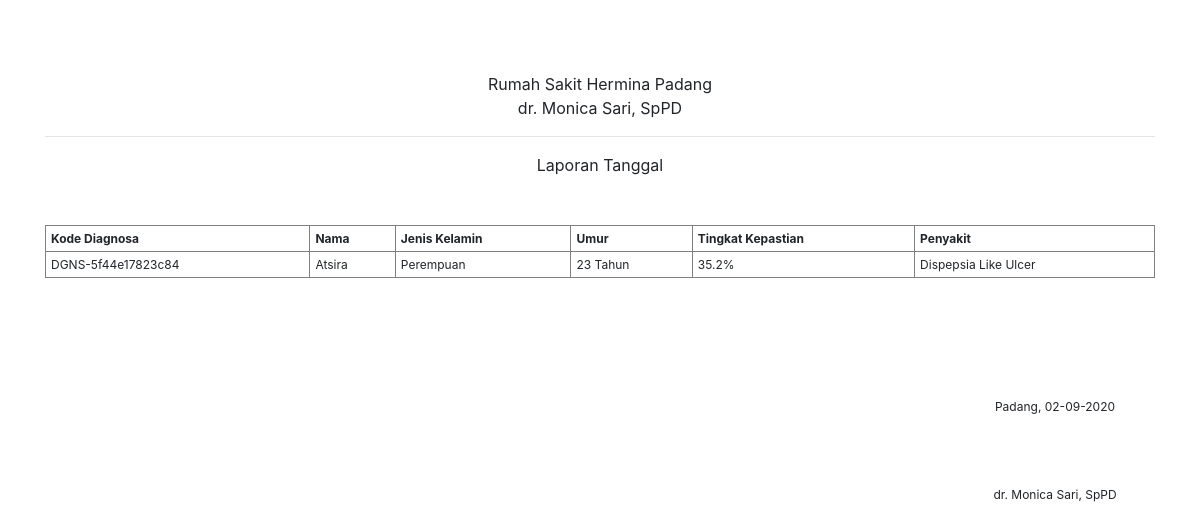
/admin/cetPerhari.php, run on the app's committed database.
### tables this page shows
CREATE TABLE `hasil_konsul` (
  `id` int(11) NOT NULL,
  `kode_diagnosa` varchar(255) NOT NULL,
  `nama` varchar(50) NOT NULL,
  `jk` varchar(20) NOT NULL,
  `umur` varchar(10) NOT NULL,
  `tgl` varchar(25) NOT NULL,
  `tingkat_kepastian` varchar(11) NOT NULL,
  `kode_solusi` varchar(10) NOT NULL
);

### admin/assets/module/koneksi.php (called while the page is built)
<?php
$conn = mysqli_connect("localhost", "root", "", "db_pencernaan");
function query($query)
{
	global $conn;
	$result = mysqli_query($conn, $query);
	$rows = [];
	while ($row = mysqli_fetch_assoc($result)) {
		$rows[] = $row;
	}
	return $rows;
}

### admin/cetPerhari.php (the view, shortened to what this page needs)
<?php
$tgl = $_POST['tgl'];
require "assets/module/koneksi.php";
$hasil_konsul = query("SELECT * FROM hasil_konsul WHERE tgl LIKE '%$tgl%' ORDER BY id DESC ");
?>
<doctype html>
	<html lang="en">
	<head>
		<link rel="stylesheet" href="../assets/css/bootstrap.min.css">
	</head>
	<body>
		<div class="container">
			<br>
			<br>
			<br>
			<div align='center'>
				<p>Rumah Sakit Hermina Padang <br>
					dr. Monica Sari, SpPD </p>
				<hr>
			</div>
			<div align='center'>
				Laporan Tanggal <?php echo $tgl ?>
			</div>
			<br>
			<br>
			<table border='1' cellspacing='0' width='100%' style='font-size:12px;'>
				<thead>
					<tr>
						<th style='padding:5px;'>Kode Diagnosa</th>
						<th style='padding:5px;'>Nama</th>
						<th style='padding:5px;'>Jenis Kelamin</th>
						<th style='padding:5px;'>Umur</th>
						<th style='padding:5px;'>Tingkat Kepastian</th>
						<th style='padding:5px;'>Penyakit</th>
					</tr>
				</thead>
				<tbody>
					<?php foreach ($hasil_konsul as $dKonsultasi) {
					?>
						<td style='padding:5px;'><?php echo $dKonsultasi['kode_diagnosa'] ?></td>
						<td style='padding:5px;'><?php echo $dKonsultasi['nama'] ?></td>
						<td style='padding:5px;'><?php echo $dKonsultasi['jk'] ?></td>
						<td style='padding:5px;'><?php echo $dKonsultasi['umur'] ?> Tahun</td>
						<td style='padding:5px;'><?php echo $dKonsultasi['tingkat_kepastian'] ?>%</td>
						<td style='padding:5px;'>
							<?php
							if ($dKonsultasi['kode_solusi'] == '0') {
								echo "";
							} elseif ($dKonsultasi['kode_solusi'] == 'S01') {
								echo "Dispepsia Fungsional";
							} elseif ($dKonsultasi['kode_solusi'] == 'S02') {
								echo "Dispepsia Like Ulcer";
							} elseif ($dKonsultasi['kode_solusi'] == 'S03') {
								echo "Dispepsia Tipe Dismotility";
							} elseif ($dKonsultasi['kode_solusi'] == 'S04') {
								echo "Tukak Lambung";
							} elseif ($dKonsultasi['kode_solusi'] == 'S05') {
								echo "Diare tanpa dehidrasi";
							} elseif ($dKonsultasi['kode_solusi'] == 'S06') {
								echo "Diare dengan dehidrasi sedang";
							} elseif ($dKonsultasi['kode_solusi'] == 'S07') {
								echo "Diare dengan dehidrasi berat";
							}
							?>
						</td>
					<?php } ?>
				</tbody>
			</table>
			<br>
			<br>
			<br>
			<br>
			<br>
			<div style='right:10px;width:200px;float:right;text-align:center;font-size:12px;'>
				<p>Padang, <?php echo date('d-m-Y') ?></p><br><br><br>
				<p>dr. Monica Sari, SpPD</p>
			</div>
		</div>
	</body>
	</html>

### data on the page
hasil_konsul: kode_diagnosa "DGNS-5f44e17823c84", nama "Atsira", jk "Perempuan", umur "23", tingkat_kepastian "35.2", shows "Dispepsia Like Ulcer"
